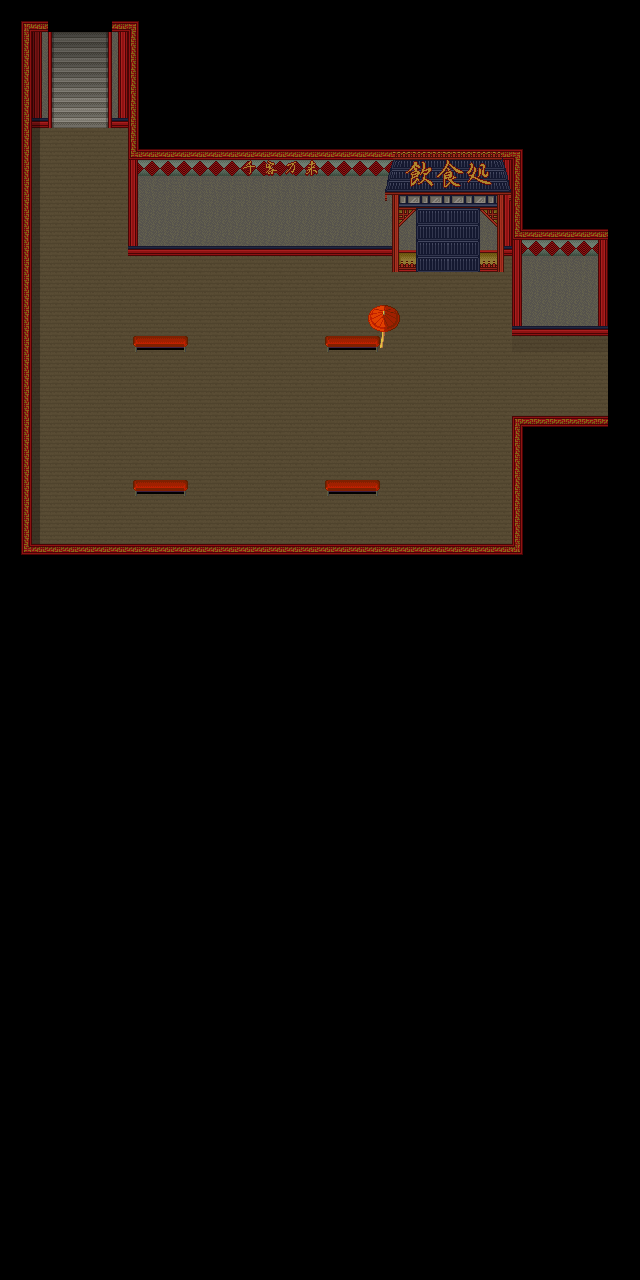

Below is a game level as drawn by its tile map, then a one-line description and the .tmx that defines it (tile-layer data replaced by summaries):
An orthogonal 40x80 tile map with 16x16 px tiles, 8 tile layers (Base, MonoShita, Obi, MonoChu, ...), 3 tilesets and 20 objects.

<map version="1.0" orientation="orthogonal" renderorder="right-down" width="40" height="80" tilewidth="16" tileheight="16" backgroundcolor="#000000" nextobjectid="25">
 <tileset firstgid="1" name="ed2" tilewidth="16" tileheight="16" tilecount="480" columns="30">
  <image source="ed2.png" trans="aa55ff" width="480" height="256" />
 </tileset>
 <tileset firstgid="481" name="ST-Sewer-01" tilewidth="16" tileheight="16" tilecount="1504" columns="16">
  <image source="ST-Sewer-01.png" trans="aa55ff" width="256" height="1504" />
 </tileset>
 <tileset firstgid="1985" name="shopArea" tilewidth="16" tileheight="16" tilecount="851" columns="37">
  <image source="shopArea.png" width="592" height="368" />
 </tileset>
 <layer name="Base" width="40" height="80">
  <properties>
   <property name="z" value="-10" />
  </properties>
  <data>[3200 cells, 960 non-empty, 65 distinct tile ids]</data>
 </layer>
 <layer name="MonoShita" width="40" height="80">
  <properties>
   <property name="z" value="-10" />
  </properties>
  <data>[3200 cells, 16 non-empty, 3 distinct tile ids]</data>
 </layer>
 <layer name="Obi" width="40" height="80">
  <properties>
   <property name="z" value="-10" />
  </properties>
  <data>[3200 cells, 30 non-empty, 9 distinct tile ids]</data>
 </layer>
 <layer name="MonoChu" width="40" height="80">
  <properties>
   <property name="z" value="-10" />
  </properties>
  <data>[3200 cells, 1 non-empty, 1 distinct tile ids]</data>
 </layer>
 <layer name="MonoChu2" width="40" height="80">
  <properties>
   <property name="z" value="-10" />
  </properties>
  <data>[3200 cells, 64 non-empty, 64 distinct tile ids]</data>
 </layer>
 <layer name="shutter" width="40" height="80">
  <properties>
   <property name="z" value="-10" />
  </properties>
  <data>[3200 cells, 16 non-empty, 3 distinct tile ids]</data>
 </layer>
 <objectgroup name="collision">
  <object id="1" x="512" y="160" width="128" height="176" />
  <object id="2" x="128" y="32" width="384" height="224" />
  <object id="3" x="384" y="256" width="128" height="16" />
  <object id="4" x="320" y="336" width="64" height="16" />
  <object id="5" x="320" y="480" width="64" height="16" />
  <object id="6" x="128" y="480" width="64" height="16" />
  <object id="7" x="128" y="336" width="64" height="16" />
  <object id="8" x="512" y="416" width="128" height="160" />
  <object id="10" x="0" y="544" width="512" height="32" />
  <object id="11" x="0" y="32" width="32" height="512" />
  <object id="12" x="32" y="0" width="16" height="128" />
  <object id="13" x="112" y="0" width="16" height="128" />
 </objectgroup>
 <objectgroup name="event">
  <object id="15" x="512" y="128" width="32" height="32">
   <properties>
    <property name="EventID" value="1" />
    <property name="trigger" value="0" />
   </properties>
  </object>
  <object id="16" x="608" y="336" width="32" height="80">
   <properties>
    <property name="EventID" value="2" />
    <property name="trigger" value="1" />
   </properties>
  </object>
  <object id="17" x="48" y="0" width="64" height="32">
   <properties>
    <property name="EventID" value="3" />
    <property name="trigger" value="1" />
   </properties>
  </object>
  <object id="23" x="384" y="256" width="128" height="16">
   <properties>
    <property name="EventID" value="5" />
    <property name="trigger" value="2" />
   </properties>
  </object>
 </objectgroup>
 <objectgroup name="path">
  <object id="19" x="224" y="384" width="32" height="32">
   <properties>
    <property name="nextID" value="2" />
    <property name="pathID" value="1" />
    <property name="previousID" value="0" />
   </properties>
  </object>
  <object id="20" x="64" y="304" width="32" height="32">
   <properties>
    <property name="nextID" value="3" />
    <property name="pathID" value="2" />
    <property name="previousID" value="1" />
   </properties>
  </object>
  <object id="21" x="432" y="304" width="32" height="32">
   <properties>
    <property name="nextID" value="1" />
    <property name="pathID" value="3" />
    <property name="previousID" value="2" />
   </properties>
  </object>
 </objectgroup>
 <objectgroup name="item">
  <object id="22" x="48" y="400" width="32" height="32">
   <properties>
    <property name="EventID" value="4" />
    <property name="objID" value="154" />
    <property name="trigger" value="2" />
   </properties>
  </object>
 </objectgroup>
 <layer name="shadow" width="40" height="80">
  <data>[3200 cells, 32 non-empty, 1 distinct tile ids]</data>
 </layer>
 <layer name="CharaUe" width="40" height="80">
  <data>[3200 cells, 4 non-empty, 4 distinct tile ids]</data>
 </layer>
</map>
